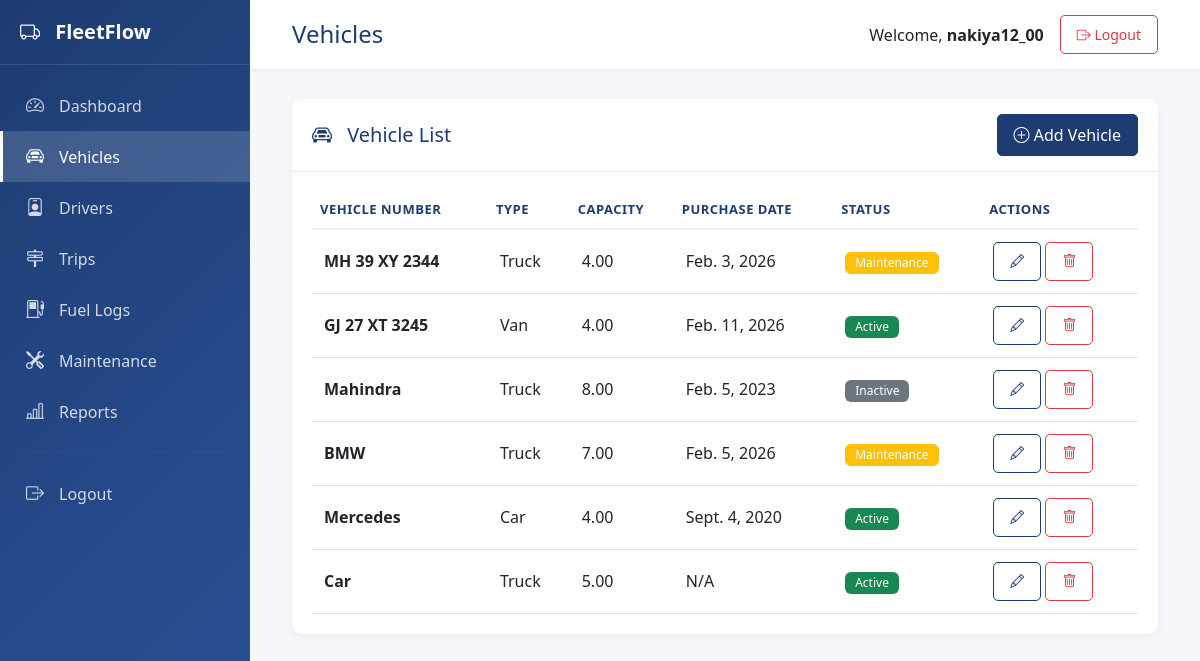
Screenshot of /vehicles/ (signed in) with the database file from the repository.
### app1/models.py (models this page shows, shortened)
class Vehicle(models.Model):
    VEHICLE_TYPES = [
        ('truck', 'Truck'),
        ('van', 'Van'),
        ('car', 'Car'),
        ('bus', 'Bus'),
        ('motorcycle', 'Motorcycle'),
    ]
    STATUS_CHOICES = [
        ('active', 'Active'),
        ('inactive', 'Inactive'),
        ('maintenance', 'Under Maintenance'),
    ]
    vehicle_number = models.CharField(max_length=50, unique=True, help_text="Unique vehicle identifier")
    vehicle_type = models.CharField(max_length=20, choices=VEHICLE_TYPES, default='truck')
    capacity = models.DecimalField(max_digits=10, decimal_places=2, help_text="Capacity in tons or liters")
    purchase_date = models.DateField(null=True, blank=True)
    status = models.CharField(max_length=20, choices=STATUS_CHOICES, default='active')
    created_at = models.DateTimeField(auto_now_add=True)
    updated_at = models.DateTimeField(auto_now=True)
    class Meta:
        ordering = ['-created_at']
        verbose_name_plural = "Vehicles"

### app1/views.py (the view)
# urls.py: path('vehicles/', views.vehicle_list, name='vehicle_list'),
@login_required
def vehicle_list(request):
    vehicles = Vehicle.objects.all()
    return render(request, 'vehicles/list.html', {'vehicles': vehicles})

### templates/vehicles/list.html (shortened to what this page needs)
{% extends 'base.html' %}
{% block page_title %}Vehicles{% endblock %}
{% block content %}
<div class="card">
    <div class="card-header d-flex justify-content-between align-items-center">
        <h5 class="mb-0"><i class="bi bi-car-front"></i> Vehicle List</h5>
        <a href="{% url 'vehicle_add' %}" class="btn btn-primary">
            <i class="bi bi-plus-circle"></i> Add Vehicle
        </a>
    </div>
    <div class="card-body">
        {% if vehicles %}
        <div class="table-responsive">
            <table class="table table-hover">
                <thead>
                    <tr>
                        <th>Vehicle Number</th>
                        <th>Type</th>
                        <th>Capacity</th>
                        <th>Purchase Date</th>
                        <th>Status</th>
                        <th>Actions</th>
                    </tr>
                </thead>
                <tbody>
                    {% for vehicle in vehicles %}
                    <tr>
                        <td><strong>{{ vehicle.vehicle_number }}</strong></td>
                        <td>{{ vehicle.get_vehicle_type_display }}</td>
                        <td>{{ vehicle.capacity }}</td>
                        <td>{{ vehicle.purchase_date|default:"N/A" }}</td>
                        <td>
                            {% if vehicle.status == 'active' %}
                            <span class="badge bg-success">Active</span>
                            {% elif vehicle.status == 'inactive' %}
                            <span class="badge bg-secondary">Inactive</span>
                            {% else %}
                            <span class="badge bg-warning">Maintenance</span>
                            {% endif %}
                        </td>
                        <td>
                            <a href="{% url 'vehicle_edit' vehicle.pk %}" class="btn btn-sm btn-outline-primary">
                                <i class="bi bi-pencil"></i>
                            </a>
                            <a href="{% url 'vehicle_delete' vehicle.pk %}" class="btn btn-sm btn-outline-danger">
                                <i class="bi bi-trash"></i>
                            </a>
                        </td>
                    </tr>
                    {% endfor %}
                </tbody>
            </table>
        </div>
        {% endif %}
    </div>
</div>
{% endblock %}

### templates/base.html (shortened to what this page needs)
{% load static %}
<!DOCTYPE html>
<html lang="en">
<head>
    <link href="https://cdn.jsdelivr.net/npm/bootstrap@5.3.0/dist/css/bootstrap.min.css" rel="stylesheet">
    <link rel="stylesheet" href="https://cdn.jsdelivr.net/npm/bootstrap-icons@1.11.0/font/bootstrap-icons.css">
    <link href="{% static 'css/style.css' %}" rel="stylesheet">
</head>
<body>
    {% if user.is_authenticated %}
    <div class="sidebar">
        <div class="sidebar-header">
            <h4><i class="bi bi-truck"></i> FleetFlow</h4>
        </div>
        <nav class="sidebar-nav">
            <a href="{% url 'dashboard' %}" class="nav-link {% if request.resolver_match.url_name == 'dashboard' %}active{% endif %}">
                <i class="bi bi-speedometer2"></i> Dashboard
            </a>
            <a href="{% url 'vehicle_list' %}" class="nav-link {% if 'vehicle' in request.resolver_match.url_name %}active{% endif %}">
                <i class="bi bi-car-front"></i> Vehicles
            </a>
            <a href="{% url 'driver_list' %}" class="nav-link {% if 'driver' in request.resolver_match.url_name %}active{% endif %}">
                <i class="bi bi-person-badge"></i> Drivers
            </a>
            <a href="{% url 'trip_list' %}" class="nav-link {% if 'trip' in request.resolver_match.url_name %}active{% endif %}">
                <i class="bi bi-signpost-2"></i> Trips
            </a>
            <a href="{% url 'fuel_list' %}" class="nav-link {% if 'fuel' in request.resolver_match.url_name %}active{% endif %}">
                <i class="bi bi-fuel-pump"></i> Fuel Logs
            </a>
            <a href="{% url 'maintenance_list' %}" class="nav-link {% if 'maintenance' in request.resolver_match.url_name %}active{% endif %}">
                <i class="bi bi-tools"></i> Maintenance
            </a>
            <a href="{% url 'reports' %}" class="nav-link {% if request.resolver_match.url_name == 'reports' %}active{% endif %}">
                <i class="bi bi-bar-chart-line"></i> Reports
            </a>
            <hr>
            <a href="{% url 'logout' %}" class="nav-link">
                <i class="bi bi-box-arrow-right"></i> Logout
            </a>
        </nav>
    </div>
    <div class="main-content">
        <header class="top-header">
            <div class="container-fluid">
                <div class="d-flex justify-content-between align-items-center">
                    <h4 class="mb-0">{% block page_title %}Dashboard{% endblock %}</h4>
                    <div class="d-flex align-items-center">
                        <span class="me-3">Welcome, <strong>{{ user.username }}</strong></span>
                        <a href="{% url 'logout' %}" class="btn btn-sm btn-outline-danger">
                            <i class="bi bi-box-arrow-right"></i> Logout
                        </a>
                    </div>
                </div>
            </div>
        </header>
        <main class="content">
            <div class="container-fluid">
                {% block content %}{% endblock %}
            </div>
        </main>
    </div>
    {% endif %}
</body>
</html>

### static/css/style.css (style rules this page uses)
:root { --primary-color: #1e3c72; --secondary-color: #2a5298; --sidebar-width: 250px; --header-height: 60px; }
body { font-family: 'Segoe UI', Tahoma, Geneva, Verdana, sans-serif; background-color: #f5f7fa; margin: 0; padding: 0; }
.sidebar { position: fixed; left: 0; top: 0; bottom: 0; width: var(--sidebar-width); background: linear-gradient(135deg, var(--primary-color) 0%, var(--secondary-color) 100%); color: white; z-index: 1000; overflow-y: auto; }
.sidebar-header { padding: 20px; border-bottom: 1px solid rgba(255, 255, 255, 0.1); }
.sidebar-header h4 { margin: 0; font-size: 20px; font-weight: 600; }
.sidebar-header h4 i { margin-right: 10px; }
.sidebar-nav { padding: 15px 0; }
.nav-link { display: flex; align-items: center; padding: 12px 20px; color: rgba(255, 255, 255, 0.8); text-decoration: none; transition: all 0.3s; border-left: 3px solid transparent; }
.nav-link.active { background-color: rgba(255, 255, 255, 0.15); color: white; border-left-color: #fff; }
.nav-link i { margin-right: 12px; font-size: 18px; width: 24px; text-align: center; }
.sidebar-nav hr { border-color: rgba(255, 255, 255, 0.1); margin: 15px 20px; }
.main-content { margin-left: var(--sidebar-width); min-height: 100vh; }
.top-header { background-color: white; padding: 15px 30px; box-shadow: 0 2px 4px rgba(0, 0, 0, 0.05); position: sticky; top: 0; z-index: 100; }
.top-header h4 { margin: 0; color: var(--primary-color); }
.content { padding: 30px; }
.card { border: none; border-radius: 10px; box-shadow: 0 2px 10px rgba(0, 0, 0, 0.05); margin-bottom: 20px; }
.card-header { background-color: white; border-bottom: 1px solid #eee; padding: 15px 20px; border-radius: 10px 10px 0 0 !important; }
.card-header h5 { margin: 0; color: var(--primary-color); }
.card-header h5 i { margin-right: 10px; }
.card-body { padding: 20px; }
.table { margin-bottom: 0; }
.table thead th { border-bottom: 2px solid #eee; color: var(--primary-color); font-weight: 600; text-transform: uppercase; font-size: 13px; letter-spacing: 0.5px; }
.table tbody tr { transition: background-color 0.2s; }
.table td { vertical-align: middle; padding: 12px; }
.badge { padding: 5px 10px; font-weight: 500; }
.btn { border-radius: 5px; padding: 8px 16px; font-weight: 500; transition: all 0.3s; }
.btn-primary { background-color: var(--primary-color); border-color: var(--primary-color); }
.btn-outline-primary { color: var(--primary-color); border-color: var(--primary-color); }
.card { animation: fadeIn 0.3s ease-out; }
.table-responsive { overflow-x: auto; }

### rows the page displays
Vehicle: vehicle_number "MH 39 XY 2344", vehicle_type "Truck", capacity "4.00", purchase_date "Feb. 3, 2026", status "Maintenance"
Vehicle: vehicle_number "GJ 27 XT 3245", vehicle_type "Van", capacity "4.00", purchase_date "Feb. 11, 2026", status "Active"
Vehicle: vehicle_number "Mahindra", vehicle_type "Truck", capacity "8.00", purchase_date "Feb. 5, 2023", status "Inactive"
Vehicle: vehicle_number "BMW", vehicle_type "Truck", capacity "7.00", purchase_date "Feb. 5, 2026", status "Maintenance"
Vehicle: vehicle_number "Mercedes", vehicle_type "Car", capacity "4.00", purchase_date "Sept. 4, 2020", status "Active"
Vehicle: vehicle_number "Car", vehicle_type "Truck", capacity "5.00", purchase_date "N/A", status "Active"

### other values shown
{{ user.username }} "nakiya12_00"
